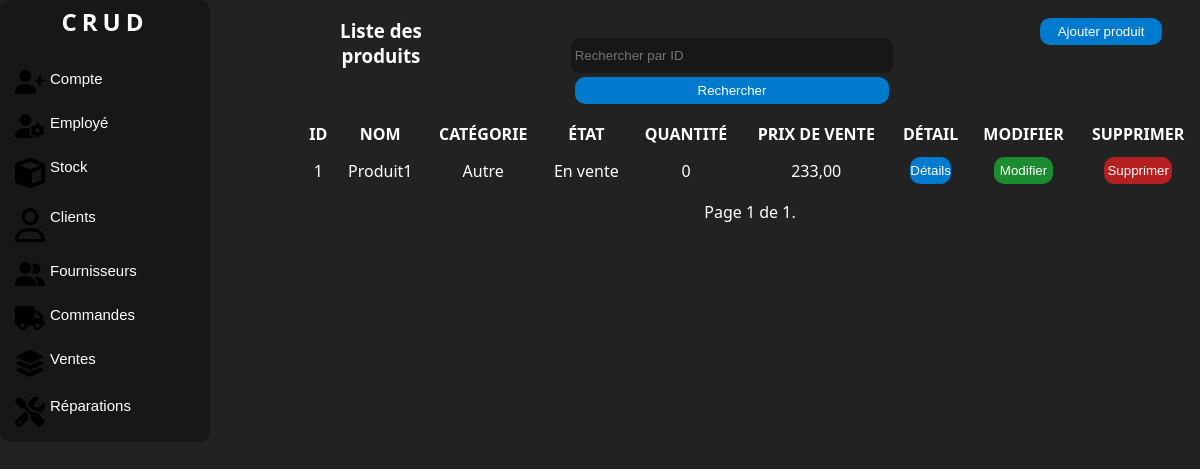
Before: /produits/ (signed in) with the older database file.
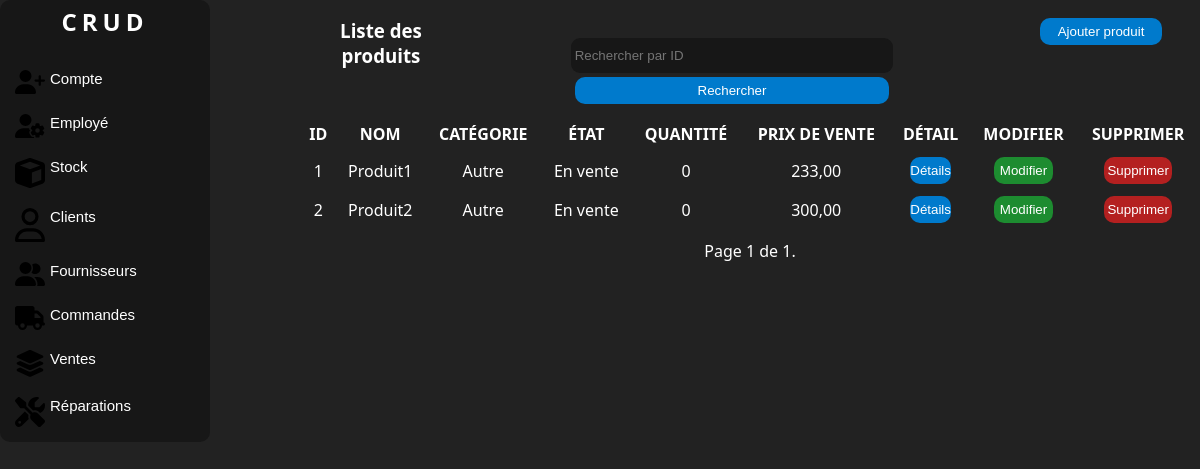
After: the same page with the newer database file.
### manager/models.py (models this page shows, shortened)
class Product(models.Model):
    STATE_CHOICES = [
        ('En vente', 'En vente'),
        ('En réparation', 'En réparation'),
    ]
    name = models.CharField(max_length=100, db_column='Nom')
    category = models.ForeignKey(Category, on_delete=models.SET_DEFAULT, default=1, db_column='Catégorie')
    description = models.TextField(db_column='Description', default='Pas de description')
    state = models.CharField(max_length=20, choices=STATE_CHOICES, default='EN_VENTE', db_column='État')
    quantity = models.PositiveIntegerField(default=0, blank=True, null=True, db_column='Quantité')
    initial_buying_price = models.DecimalField(max_digits=10, decimal_places=2, blank=True, null=True,
                                               db_column='Prix d\'achat initiale')
    initial_selling_price = models.DecimalField(max_digits=10, decimal_places=2, blank=True, null=True,
                                                db_column='Prix de vente initiale')
    supplier = models.ForeignKey(Supplier, on_delete=models.SET_NULL, null=True, blank=True, db_column='Fournisseur')
    class Meta:
        db_table = 'Produit'

class Category(models.Model):
    name = models.CharField(max_length=100, db_column='Nom')
    def __str__(self):
        return self.name
    class Meta:
        db_table = 'Catégorie'

### manager/views.py (the view)
# urls.py: path('produits/', views.ProductListView.as_view(), name='product-list'),
class ProductListView(LoginRequiredMixin, ListView):
    model = Product
    template_name = 'listeproduit.html'  # replace with your template
    context_object_name = 'products'
    paginate_by = 10
    form_class = FilterForm
    def get_queryset(self):
        queryset = super().get_queryset()
        query = self.request.GET.get('query')
        if query:
            queryset = queryset.filter(id=query)
        return queryset
    def get_context_data(self, **kwargs):
        context = super().get_context_data(**kwargs)
        context['form'] = FilterForm(self.request.GET)
        return context

### manager/forms.py
class FilterForm(forms.Form):
    query = forms.IntegerField(label='', required=False,
                               widget=forms.TextInput(attrs={'placeholder': 'Rechercher par ID'}))

### manager/models.py (called while the page is built)
    def __str__(self):
        return self.name

### manager/templatetags/auth_extras.py (called while the page is built)
@register.filter(name='has_group')
def has_group(user, group_name):
    group = Group.objects.get(name=group_name)
    return True if group in user.groups.all() else False

### manager/templates/listeproduit.html (shortened to what this page needs)
{% load static %}
{% load auth_extras %}
<!DOCTYPE html>
<html lang="en">
<head>
    <link rel="stylesheet" href="{% static 'css/style.css' %}">
    <link rel="stylesheet" href="{% static 'css/accueil.css' %}">
</head>
<body>
<div class="corp">
    <div class="nav">
        <div class="logo">
            <a href="{% url 'home' %}" class="link"><h2>CRUD</h2></a>
        </div>
        <br>
        {% if request.user|has_group:"Admin" %}
        <button class="value">
            <a class="link" href="{% url 'account-list' %}"> Compte </a>
        </button>
        <button class="value">
            <a class="link" href="{% url 'employee-list' %}">Employé </a>
        </button>
        {% endif %}
        <button class="value">
            <a class="link" href="{% url 'products-list' %}"> Stock </a>
        </button>
        <button class="value">
            <a class="link" href="{% url 'client-list' %}"> Clients </a>
        </button>
        <button class="value">
            <a class="link" href="{% url 'supplier-list' %}"> Fournisseurs </a>
        </button>
        <button class="value">
            <a class="link" href="{% url 'purchase-order-list' %}">Commandes </a>
        </button>
        <button class="value">
            <a class="link" href="{% url 'sale-list' %}">Ventes </a>
        </button>
        <button class="value">
            <a class="link" href="{% url 'repair-list' %}"> Réparations </a>
        </button>
    </div>
    <div class="liste">
        <div class="c1">
            <div class="colone1"><h3>Liste des produits</h3></div>
            <div class="colone1">
                <form method="GET" action="">
                    {{ form }}
                    <button class="button" type="submit">Rechercher</button>
                </form>
            </div>
            <div class="colone1">
                <button class="button"><a href="{% url 'add-product' %}" class="link">Ajouter produit</a></button>
            </div>
        </div>
        <div class="c2">
            {% if products %}
            <table>
                <thead>
                <tr>
                    <th>Id</th>
                    <th>Nom</th>
                    <th>Catégorie</th>
                    <th>État</th>
                    <th>Quantité</th>
                    <th>Prix de vente</th>
                    <th>Détail</th>
                    <th>Modifier</th>
                    <th>Supprimer</th>
                </tr>
                </thead>
                <tbody id="tbody">
                {% for product in products %}
                <tr>
                    <td>{{ product.id }}</td>
                    <td>{{ product.name }}</td>
                    <td>{{ product.category }}</td>
                    <td>{{ product.state }}</td>
                    <td>{{ product.quantity }}</td>
                    <td>{{ product.initial_selling_price }}</td>
                    <td>
                        <button class="button" id=""
                                onclick="location.href='{% url 'product-detail' product.id %}';">Détails
                        </button>
                    </td>
                    <td>
                        <button class="button" id="modifier"
                                onclick="location.href='{% url 'update-product' product.id %}';">Modifier
                        </button>
                    </td>
                    <td>
                        <button class="button" id="supprimer"
                                onclick="location.href='{% url 'delete-product' product.id %}';">Supprimer
                        </button>
                    </td>
                </tr>
                {% endfor %}
                </tbody>
            </table>
            {% else %}
            <p>Pas de produits trouvés.</p>
            {% endif %}
            <div class="pagination">
                <span class="step-links">
                    <span class="current">
                        Page {{ page_obj.number }} de {{ page_obj.paginator.num_pages }}.
                    </span>
                </span>
            </div>
        </div>
    </div>
</body>
</html>

Changed rows visible on the page:
added Product: id "2", name "Produit2", category "Autre", state "En vente", quantity "0", initial_selling_price "300,00"
